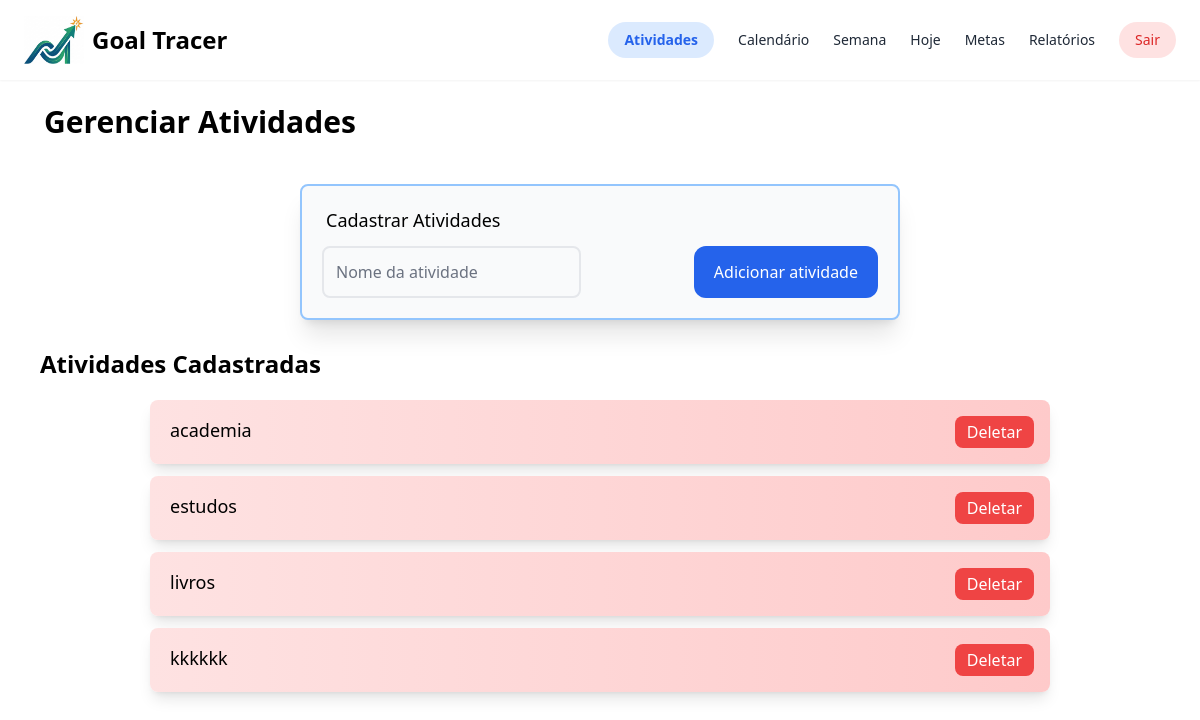
Page /atividades/ (signed in) on the earlier database version.
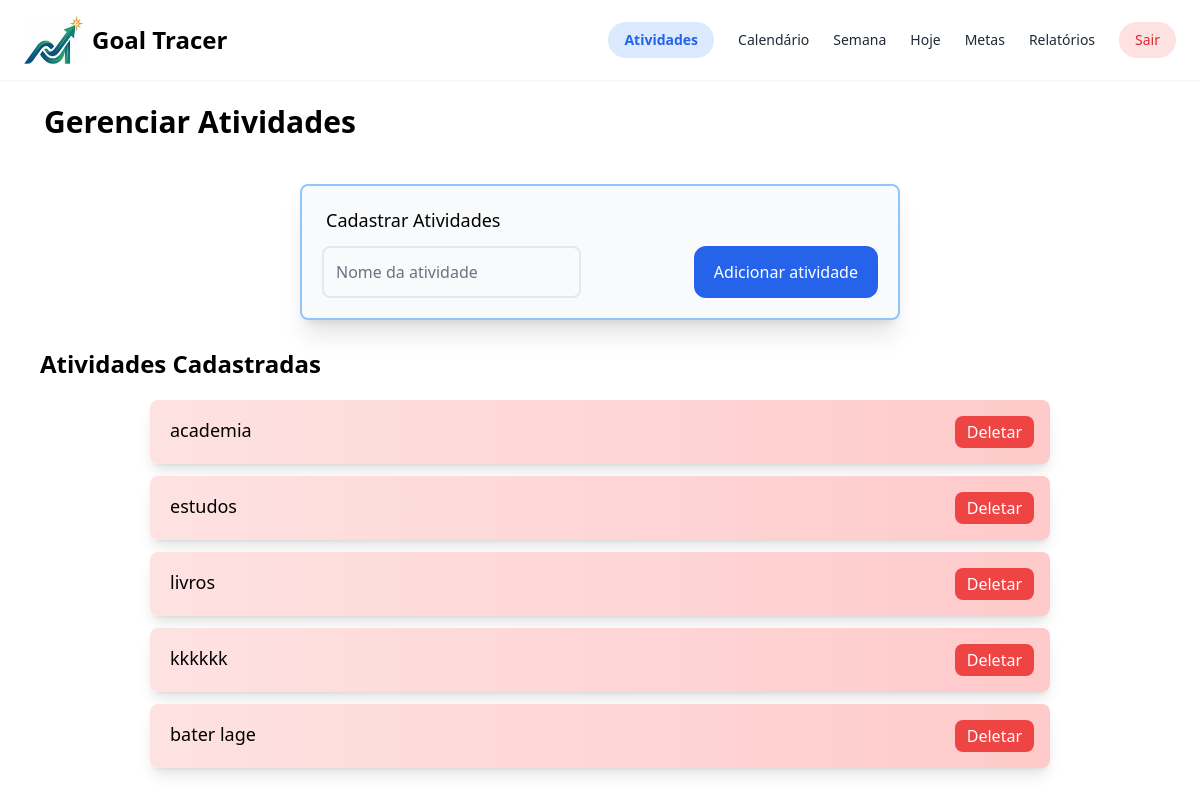
Same page on the later database version.
### home/models.py (models this page shows, shortened)
class Atividade(models.Model):
    nome = models.CharField(max_length=200) # unique=True evita nomes duplicados
    usuario = models.ForeignKey(User, on_delete=models.CASCADE, related_name="atividades")
    class Meta:
        unique_together = ('nome', 'usuario')  # nome pode repetir ENTRE usuários, mas nao pro MESMO usuario

### home/views.py (the view)
# urls.py: path('atividades/', views.atividades, name='atividades'),
@login_required
def atividades(request):
    atividades = Atividade.objects.filter(usuario=request.user)
    return render(request, "home/atividades.html", {"atividades":atividades})

### templates/home/atividades.html (shortened to what this page needs)
<!DOCTYPE html>
<html lang="pt-BR">
    <head>
        {% load static %}
        <script src="https://cdn.tailwindcss.com"></script>
    </head>
    <body>
        <div>
            <nav class="bg-white-600 flex shadow-sm px-6 py-4 justify-between">
                <div class="flex">
                    {% load static %}
                    <img src="{% static 'img/small-logo.png' %}" alt="Logo" class="w-[60px] h-auto">
                    <h1 class="text-2xl font-bold p-2">Goal Tracer</h1>
                </div>
            <div class="flex items-center gap-6 text-gray-500 text-sm">
                <a href="{% url 'atividades' %}" class="bg-blue-100 text-blue-600 px-4 py-2 rounded-full font-bold">Atividades</a>
                <a href="{% url 'calendario' %}" class="text-gray-800">Calendário</a>
                <a href="{% url 'index' %}" class="text-gray-800">Semana</a>
                <a href="{% url 'hoje' %}" class="text-gray-800">Hoje</a>
                <a href="{% url 'metas' %}" class="text-gray-800">Metas</a>
                <a href="{% url 'relatorios' %}" class="text-gray-800">Relatórios</a>
                <form method="post" action="{% url 'logout' %}" onsubmit="return confirm('Tem certeza que deseja sair?');">
                    <button type="submit" class="bg-red-100 text-red-600 px-4 py-2 rounded-full text-gray-800">Sair</button>
                </form>
            </div>
            </nav>
            <div class="grid grid-cols-2 gap-4 m-6">
                <div class="pl-5">
                    <h2 class="text-3xl font-bold">Gerenciar Atividades</h2>
                </div>
            </div>
            <div class="p-5 pl-32 pr-32 flex justify-center" id="caixa_nova_atividade">
                <div class="bg-gray-50 border-blue-300 border-2 rounded-lg p-5 mb-2 shadow-xl w-[50vw]">
                    <p class="text-lg mb-3 pl-1">Cadastrar Atividades</p>
                    <div class="flex gap-5 w-full">
                        <div class="flex gap-6">
                            <input type="text" id="caixa_nome" name="nome" placeholder="Nome da atividade" class="border-2 rounded-lg bg-gray-50 p-3 placeholder:text-gray-500">
                        </div>
                        <div class="flex ml-8 gap-3 ml-auto">
                            <button class="bg-blue-600 text-white rounded-xl px-5 py-3 hover:scale-110 duration-200 ease-in-out w-full" id="botao_adicionar">Adicionar atividade</button>
                        </div>
                    </div>
                </div>
            </div>
            <h5 class="text-2xl font-bold ml-10">Atividades Cadastradas</h5>
            <div id="div_atividades" class="p-5 flex flex-col items-center gap-3">
                {% for atividade in atividades %}
                <div id="atividade_{{ atividade.id }}" class="flex bg-gradient-to-r from-red-100 to-red-200 text-black rounded-lg pl-5 pr-4 py-4 w-[75vw] shadow-lg">
                    <p class="text-lg">{{ atividade.nome }}</p>
                    <div id="botao_deletar_{{ atividade.id }}" class="hover:scale-110 duration-200 ease-in-out bg-red-500 text-white rounded-lg px-3 py-1 ml-auto">
                        <button>Deletar</button>
                    </div>
                </div>
                {% empty %}
                <p class="text-gray-500 mt-5">Nenhuma atividade planejada.</p>
                {% endfor %}
            </div>
        </div>
    </body>
</html>

Differences in the rows shown:
added Atividade: nome "bater lage"
